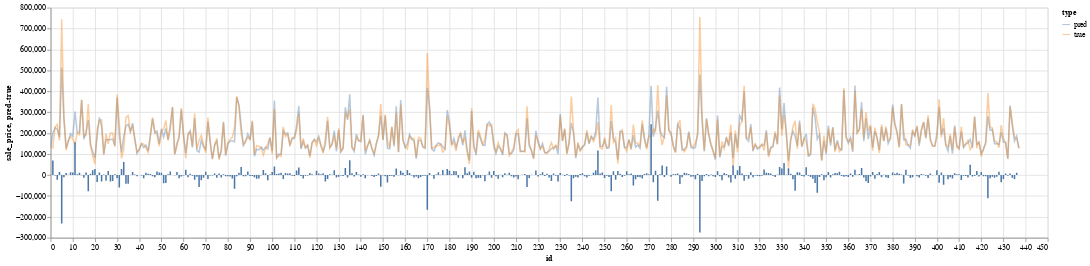

The notebook cell this image was saved under:
### Code cell
# line plot of y_pred and y_true
plot_line = alt.Chart(df_viz_melt).mark_line(opacity=0.4).encode(
    x='id',
    y='sale_price',
    color='type'
)

# bar plot of diff between pred and true
plot_bar = alt.Chart(df_viz).mark_bar(width=2).encode(
    x=alt.X('id', scale=alt.Scale(domain=(10, 400))),
#     x='id',
    y='pred-true'
)

# aggregated plot
(plot_line + plot_bar).properties(
    width=1300,
    height=300
).interactive()

### Figure 1 — Vega-Lite specification as saved in the notebook (floating-point values rounded to 4 significant figures; data arrays with more than 128 entries replaced by an {"elided": "..."} marker saying what was removed)
{"$schema": "https://vega.github.io/schema/vega-lite/v4.0.2.json", "config": {"view": {"continuousHeight": 300, "continuousWidth": 400}}, "datasets": {"data-8f080c773c0fe0e5fc44c5a62b4ec227": {"elided": "438 records"}, "data-c182c41331357aac68a797a44a5f8dc0": {"elided": "876 records"}}, "height": 300, "layer": [{"data": {"name": "data-c182c41331357aac68a797a44a5f8dc0"}, "encoding": {"color": {"field": "type", "type": "nominal"}, "x": {"field": "id", "type": "quantitative"}, "y": {"field": "sale_price", "type": "quantitative"}}, "mark": {"opacity": 0.4, "type": "line"}, "selection": {"selector014": {"bind": "scales", "encodings": ["x", "y"], "type": "interval"}}}, {"data": {"name": "data-8f080c773c0fe0e5fc44c5a62b4ec227"}, "encoding": {"x": {"field": "id", "scale": {"domain": [10, 400]}, "type": "quantitative"}, "y": {"field": "pred-true", "type": "quantitative"}}, "mark": {"type": "bar", "width": 2}}], "width": 1300}
